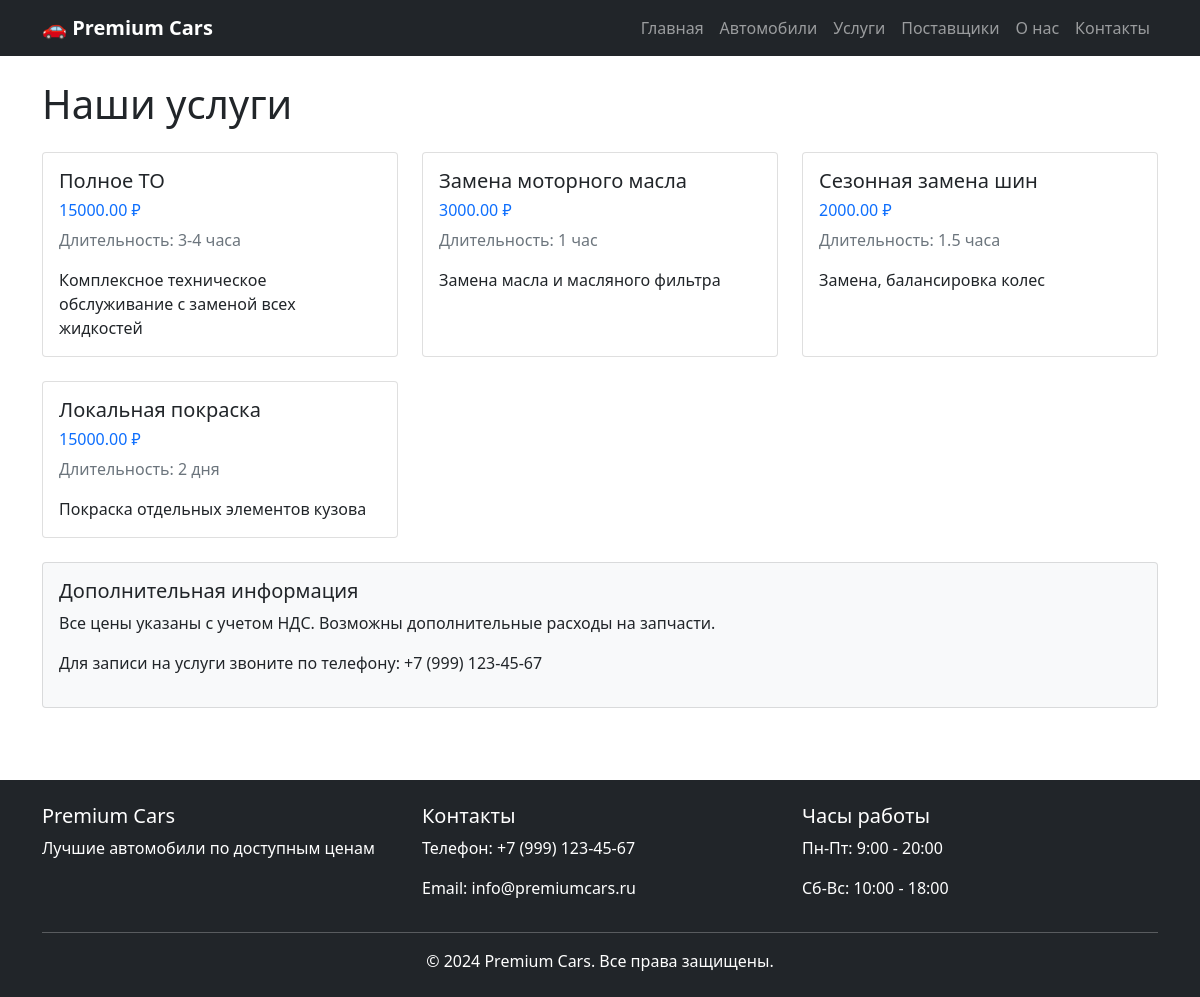
Page /services/ on the committed database.
### autosalon/models.py (models this page shows, shortened)
class Service(models.Model):
    name = models.CharField(max_length=200, verbose_name="Название услуги")
    description = models.TextField(verbose_name="Описание")
    price = models.DecimalField(max_digits=10, decimal_places=2, verbose_name="Цена")
    duration = models.CharField(max_length=50, verbose_name="Длительность")
    class Meta:
        verbose_name = "Услуга"
        verbose_name_plural = "Услуги"

### autosalon/views.py (the view)
# urls.py: path('services/', views.services, name='services'),
def services(request):
    services_list = Service.objects.all()
    return render(request, 'autosalon/services.html', {
        'services': services_list
    })

### autosalon/templates/autosalon/services.html
{% extends 'autosalon/base.html' %}
{% block content %}
<h1 class="mb-4">Наши услуги</h1>
<div class="row">
    {% for service in services %}
    <div class="col-md-4 mb-4">
        <div class="card h-100">
            <div class="card-body">
                <h5 class="card-title">{{ service.name }}</h5>
                <h6 class="text-primary">{{ service.price }} ₽</h6>
                <p class="text-muted">Длительность: {{ service.duration }}</p>
                <p class="card-text">{{ service.description }}</p>
            </div>
        </div>
    </div>
    {% endfor %}
</div>
<div class="card bg-light">
    <div class="card-body">
        <h5 class="card-title">Дополнительная информация</h5>
        <p>Все цены указаны с учетом НДС. Возможны дополнительные расходы на запчасти.</p>
        <p>Для записи на услуги звоните по телефону: +7 (999) 123-45-67</p>
    </div>
</div>
{% endblock %}

### rows in the picture
Service: name "Полное ТО", price "15000.00", duration "3-4 часа", description "Комплексное техническое обслуживание с заменой всех жидкостей"
Service: name "Замена моторного масла", price "3000.00", duration "1 час", description "Замена масла и масляного фильтра"
Service: name "Сезонная замена шин", price "2000.00", duration "1.5 часа", description "Замена, балансировка колес"
Service: name "Локальная покраска", price "15000.00", duration "2 дня", description "Покраска отдельных элементов кузова"
